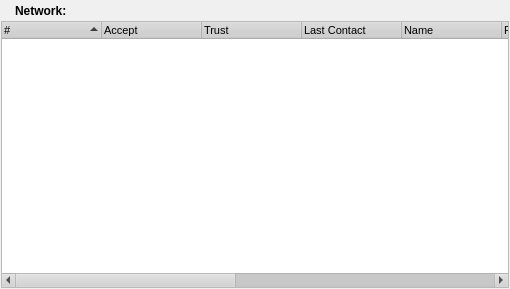
<ui version="4.0" >
 <class>ConnectionsDialog</class>
 <widget class="QWidget" name="ConnectionsDialog" >
  <property name="geometry" >
   <rect>
    <x>0</x>
    <y>0</y>
    <width>510</width>
    <height>289</height>
   </rect>
  </property>
  <property name="sizePolicy" >
   <sizepolicy>
    <hsizetype>7</hsizetype>
    <vsizetype>7</vsizetype>
    <horstretch>0</horstretch>
    <verstretch>0</verstretch>
   </sizepolicy>
  </property>
  <property name="palette" >
   <palette>
    <active>
     <colorrole role="WindowText" >
      <brush brushstyle="SolidPattern" >
       <color alpha="255" >
        <red>0</red>
        <green>0</green>
        <blue>0</blue>
       </color>
      </brush>
     </colorrole>
     <colorrole role="Button" >
      <brush brushstyle="SolidPattern" >
       <color alpha="255" >
        <red>208</red>
        <green>208</green>
        <blue>208</blue>
       </color>
      </brush>
     </colorrole>
     <colorrole role="Light" >
      <brush brushstyle="SolidPattern" >
       <color alpha="255" >
        <red>255</red>
        <green>255</green>
        <blue>255</blue>
       </color>
      </brush>
     </colorrole>
     <colorrole role="Midlight" >
      <brush brushstyle="SolidPattern" >
       <color alpha="255" >
        <red>247</red>
        <green>247</green>
        <blue>247</blue>
       </color>
      </brush>
     </colorrole>
     <colorrole role="Dark" >
      <brush brushstyle="SolidPattern" >
       <color alpha="255" >
        <red>104</red>
        <green>104</green>
        <blue>104</blue>
       </color>
      </brush>
     </colorrole>
     <colorrole role="Mid" >
      <brush brushstyle="SolidPattern" >
       <color alpha="255" >
        <red>139</red>
        <green>139</green>
        <blue>139</blue>
       </color>
      </brush>
     </colorrole>
     <colorrole role="Text" >
      <brush brushstyle="SolidPattern" >
       <color alpha="255" >
        <red>0</red>
        <green>0</green>
        <blue>0</blue>
       </color>
      </brush>
     </colorrole>
     <colorrole role="BrightText" >
      <brush brushstyle="SolidPattern" >
       <color alpha="255" >
        <red>255</red>
        <green>255</green>
        <blue>255</blue>
       </color>
      </brush>
     </colorrole>
     <colorrole role="ButtonText" >
      <brush brushstyle="SolidPattern" >
       <color alpha="255" >
        <red>0</red>
        <green>0</green>
        <blue>0</blue>
       </color>
      </brush>
     </colorrole>
     <colorrole role="Base" >
      <brush brushstyle="SolidPattern" >
       <color alpha="255" >
        <red>255</red>
        <green>255</green>
        <blue>255</blue>
       </color>
      </brush>
     </colorrole>
     <colorrole role="Window" >
      <brush brushstyle="SolidPattern" >
       <color alpha="255" >
        <red>240</red>
        <green>240</green>
        <blue>240</blue>
       </color>
      </brush>
     </colorrole>
     <colorrole role="Shadow" >
      <brush brushstyle="SolidPattern" >
       <color alpha="255" >
        <red>0</red>
        <green>0</green>
        <blue>0</blue>
       </color>
      </brush>
     </colorrole>
     <colorrole role="Highlight" >
      <brush brushstyle="SolidPattern" >
       <color alpha="255" >
        <red>0</red>
        <green>0</green>
        <blue>128</blue>
       </color>
      </brush>
     </colorrole>
     <colorrole role="HighlightedText" >
      <brush brushstyle="SolidPattern" >
       <color alpha="255" >
        <red>255</red>
        <green>255</green>
        <blue>255</blue>
       </color>
      </brush>
     </colorrole>
     <colorrole role="Link" >
      <brush brushstyle="SolidPattern" >
       <color alpha="255" >
        <red>0</red>
        <green>0</green>
        <blue>255</blue>
       </color>
      </brush>
     </colorrole>
     <colorrole role="LinkVisited" >
      <brush brushstyle="SolidPattern" >
       <color alpha="255" >
        <red>255</red>
        <green>0</green>
        <blue>255</blue>
       </color>
      </brush>
     </colorrole>
     <colorrole role="AlternateBase" >
      <brush brushstyle="SolidPattern" >
       <color alpha="255" >
        <red>231</red>
        <green>231</green>
        <blue>231</blue>
       </color>
      </brush>
     </colorrole>
    </active>
    <inactive>
     <colorrole role="WindowText" >
      <brush brushstyle="SolidPattern" >
       <color alpha="255" >
        <red>0</red>
        <green>0</green>
        <blue>0</blue>
       </color>
      </brush>
     </colorrole>
     <colorrole role="Button" >
      <brush brushstyle="SolidPattern" >
       <color alpha="255" >
        <red>208</red>
        <green>208</green>
        <blue>208</blue>
       </color>
      </brush>
     </colorrole>
     <colorrole role="Light" >
      <brush brushstyle="SolidPattern" >
       <color alpha="255" >
        <red>255</red>
        <green>255</green>
        <blue>255</blue>
       </color>
      </brush>
     </colorrole>
     <colorrole role="Midlight" >
      <brush brushstyle="SolidPattern" >
       <color alpha="255" >
        <red>247</red>
        <green>247</green>
        <blue>247</blue>
       </color>
      </brush>
     </colorrole>
     <colorrole role="Dark" >
      <brush brushstyle="SolidPattern" >
       <color alpha="255" >
        <red>104</red>
        <green>104</green>
        <blue>104</blue>
       </color>
      </brush>
     </colorrole>
     <colorrole role="Mid" >
      <brush brushstyle="SolidPattern" >
       <color alpha="255" >
        <red>139</red>
        <green>139</green>
        <blue>139</blue>
       </color>
      </brush>
     </colorrole>
     <colorrole role="Text" >
      <brush brushstyle="SolidPattern" >
       <color alpha="255" >
        <red>0</red>
        <green>0</green>
        <blue>0</blue>
       </color>
      </brush>
     </colorrole>
     <colorrole role="BrightText" >
      <brush brushstyle="SolidPattern" >
       <color alpha="255" >
        <red>255</red>
        <green>255</green>
        <blue>255</blue>
       </color>
      </brush>
     </colorrole>
     <colorrole role="ButtonText" >
      <brush brushstyle="SolidPattern" >
       <color alpha="255" >
        <red>0</red>
        <green>0</green>
        <blue>0</blue>
       </color>
      </brush>
     </colorrole>
     <colorrole role="Base" >
      <brush brushstyle="SolidPattern" >
       <color alpha="255" >
        <red>255</red>
        <green>255</green>
        <blue>255</blue>
       </color>
      </brush>
     </colorrole>
     <colorrole role="Window" >
      <brush brushstyle="SolidPattern" >
       <color alpha="255" >
        <red>240</red>
        <green>240</green>
        <blue>240</blue>
       </color>
      </brush>
     </colorrole>
     <colorrole role="Shadow" >
      <brush brushstyle="SolidPattern" >
       <color alpha="255" >
        <red>0</red>
        <green>0</green>
        <blue>0</blue>
       </color>
      </brush>
     </colorrole>
     <colorrole role="Highlight" >
      <brush brushstyle="SolidPattern" >
       <color alpha="255" >
        <red>192</red>
        <green>192</green>
        <blue>192</blue>
       </color>
      </brush>
     </colorrole>
     <colorrole role="HighlightedText" >
      <brush brushstyle="SolidPattern" >
       <color alpha="255" >
        <red>0</red>
        <green>0</green>
        <blue>0</blue>
       </color>
      </brush>
     </colorrole>
     <colorrole role="Link" >
      <brush brushstyle="SolidPattern" >
       <color alpha="255" >
        <red>0</red>
        <green>0</green>
        <blue>255</blue>
       </color>
      </brush>
     </colorrole>
     <colorrole role="LinkVisited" >
      <brush brushstyle="SolidPattern" >
       <color alpha="255" >
        <red>255</red>
        <green>0</green>
        <blue>255</blue>
       </color>
      </brush>
     </colorrole>
     <colorrole role="AlternateBase" >
      <brush brushstyle="SolidPattern" >
       <color alpha="255" >
        <red>231</red>
        <green>231</green>
        <blue>231</blue>
       </color>
      </brush>
     </colorrole>
    </inactive>
    <disabled>
     <colorrole role="WindowText" >
      <brush brushstyle="SolidPattern" >
       <color alpha="255" >
        <red>104</red>
        <green>104</green>
        <blue>104</blue>
       </color>
      </brush>
     </colorrole>
     <colorrole role="Button" >
      <brush brushstyle="SolidPattern" >
       <color alpha="255" >
        <red>208</red>
        <green>208</green>
        <blue>208</blue>
       </color>
      </brush>
     </colorrole>
     <colorrole role="Light" >
      <brush brushstyle="SolidPattern" >
       <color alpha="255" >
        <red>255</red>
        <green>255</green>
        <blue>255</blue>
       </color>
      </brush>
     </colorrole>
     <colorrole role="Midlight" >
      <brush brushstyle="SolidPattern" >
       <color alpha="255" >
        <red>247</red>
        <green>247</green>
        <blue>247</blue>
       </color>
      </brush>
     </colorrole>
     <colorrole role="Dark" >
      <brush brushstyle="SolidPattern" >
       <color alpha="255" >
        <red>104</red>
        <green>104</green>
        <blue>104</blue>
       </color>
      </brush>
     </colorrole>
     <colorrole role="Mid" >
      <brush brushstyle="SolidPattern" >
       <color alpha="255" >
        <red>139</red>
        <green>139</green>
        <blue>139</blue>
       </color>
      </brush>
     </colorrole>
     <colorrole role="Text" >
      <brush brushstyle="SolidPattern" >
       <color alpha="255" >
        <red>104</red>
        <green>104</green>
        <blue>104</blue>
       </color>
      </brush>
     </colorrole>
     <colorrole role="BrightText" >
      <brush brushstyle="SolidPattern" >
       <color alpha="255" >
        <red>255</red>
        <green>255</green>
        <blue>255</blue>
       </color>
      </brush>
     </colorrole>
     <colorrole role="ButtonText" >
      <brush brushstyle="SolidPattern" >
       <color alpha="255" >
        <red>104</red>
        <green>104</green>
        <blue>104</blue>
       </color>
      </brush>
     </colorrole>
     <colorrole role="Base" >
      <brush brushstyle="SolidPattern" >
       <color alpha="255" >
        <red>240</red>
        <green>240</green>
        <blue>240</blue>
       </color>
      </brush>
     </colorrole>
     <colorrole role="Window" >
      <brush brushstyle="SolidPattern" >
       <color alpha="255" >
        <red>240</red>
        <green>240</green>
        <blue>240</blue>
       </color>
      </brush>
     </colorrole>
     <colorrole role="Shadow" >
      <brush brushstyle="SolidPattern" >
       <color alpha="255" >
        <red>0</red>
        <green>0</green>
        <blue>0</blue>
       </color>
      </brush>
     </colorrole>
     <colorrole role="Highlight" >
      <brush brushstyle="SolidPattern" >
       <color alpha="255" >
        <red>0</red>
        <green>0</green>
        <blue>128</blue>
       </color>
      </brush>
     </colorrole>
     <colorrole role="HighlightedText" >
      <brush brushstyle="SolidPattern" >
       <color alpha="255" >
        <red>255</red>
        <green>255</green>
        <blue>255</blue>
       </color>
      </brush>
     </colorrole>
     <colorrole role="Link" >
      <brush brushstyle="SolidPattern" >
       <color alpha="255" >
        <red>0</red>
        <green>0</green>
        <blue>255</blue>
       </color>
      </brush>
     </colorrole>
     <colorrole role="LinkVisited" >
      <brush brushstyle="SolidPattern" >
       <color alpha="255" >
        <red>255</red>
        <green>0</green>
        <blue>255</blue>
       </color>
      </brush>
     </colorrole>
     <colorrole role="AlternateBase" >
      <brush brushstyle="SolidPattern" >
       <color alpha="255" >
        <red>231</red>
        <green>231</green>
        <blue>231</blue>
       </color>
      </brush>
     </colorrole>
    </disabled>
   </palette>
  </property>
  <property name="font" >
   <font>
    <family>Arial</family>
    <pointsize>10</pointsize>
    <weight>50</weight>
    <italic>false</italic>
    <bold>false</bold>
    <underline>false</underline>
    <strikeout>false</strikeout>
   </font>
  </property>
  <property name="mouseTracking" >
   <bool>true</bool>
  </property>
  <property name="contextMenuPolicy" >
   <enum>Qt::NoContextMenu</enum>
  </property>
  <layout class="QGridLayout" >
   <property name="margin" >
    <number>1</number>
   </property>
   <property name="spacing" >
    <number>1</number>
   </property>
   <item row="0" column="0" >
    <layout class="QGridLayout" >
     <property name="margin" >
      <number>0</number>
     </property>
     <property name="spacing" >
      <number>0</number>
     </property>
     <item row="0" column="0" >
      <layout class="QGridLayout" >
       <property name="margin" >
        <number>0</number>
       </property>
       <property name="spacing" >
        <number>6</number>
       </property>
       <item row="0" column="0" >
        <widget class="QLabel" name="label" >
         <property name="text" >
          <string/>
         </property>
         <property name="pixmap" >
          <pixmap resource="images.qrc" >:/images/network16.png</pixmap>
         </property>
        </widget>
       </item>
       <item row="0" column="1" >
        <widget class="QLabel" name="label_2" >
         <property name="text" >
          <string>&lt;html>&lt;head>&lt;meta name="qrichtext" content="1" />&lt;style type="text/css">
p, li { white-space: pre-wrap; }
&lt;/style>&lt;/head>&lt;body style=" font-family:'Arial'; font-size:10pt; font-weight:400; font-style:normal; text-decoration:none;">
&lt;p style=" margin-top:0px; margin-bottom:0px; margin-left:0px; margin-right:0px; -qt-block-indent:0; text-indent:0px;">&lt;span style=" font-size:9pt; font-weight:600;">Network:&lt;/span>&lt;/p>&lt;/body>&lt;/html></string>
         </property>
        </widget>
       </item>
       <item row="0" column="2" >
        <spacer>
         <property name="orientation" >
          <enum>Qt::Horizontal</enum>
         </property>
         <property name="sizeHint" >
          <size>
           <width>40</width>
           <height>20</height>
          </size>
         </property>
        </spacer>
       </item>
      </layout>
     </item>
     <item row="1" column="0" >
      <widget class="QTreeWidget" name="connecttreeWidget" >
       <property name="sizePolicy" >
        <sizepolicy>
         <hsizetype>7</hsizetype>
         <vsizetype>7</vsizetype>
         <horstretch>0</horstretch>
         <verstretch>0</verstretch>
        </sizepolicy>
       </property>
       <property name="font" >
        <font>
         <family>Arial</family>
         <pointsize>8</pointsize>
         <weight>50</weight>
         <italic>false</italic>
         <bold>false</bold>
         <underline>false</underline>
         <strikeout>false</strikeout>
        </font>
       </property>
       <property name="contextMenuPolicy" >
        <enum>Qt::CustomContextMenu</enum>
       </property>
       <property name="acceptDrops" >
        <bool>false</bool>
       </property>
       <property name="autoFillBackground" >
        <bool>false</bool>
       </property>
       <property name="lineWidth" >
        <number>0</number>
       </property>
       <property name="iconSize" >
        <size>
         <width>16</width>
         <height>16</height>
        </size>
       </property>
       <property name="sortingEnabled" >
        <bool>true</bool>
       </property>
       <column>
        <property name="text" >
         <string>#</string>
        </property>
       </column>
       <column>
        <property name="text" >
         <string>Accept</string>
        </property>
       </column>
       <column>
        <property name="text" >
         <string>Trust</string>
        </property>
       </column>
       <column>
        <property name="text" >
         <string>Last Contact</string>
        </property>
       </column>
       <column>
        <property name="text" >
         <string>Name</string>
        </property>
       </column>
       <column>
        <property name="text" >
         <string>Peer Address</string>
        </property>
       </column>
       <column>
        <property name="text" >
         <string>Organisation</string>
        </property>
       </column>
       <column>
        <property name="text" >
         <string>Location</string>
        </property>
       </column>
       <column>
        <property name="text" >
         <string>Country</string>
        </property>
       </column>
       <column>
        <property name="text" >
         <string>Cert Id</string>
        </property>
       </column>
       <column>
        <property name="text" >
         <string>Auth Code</string>
        </property>
       </column>
      </widget>
     </item>
    </layout>
   </item>
  </layout>
 </widget>
 <resources>
  <include location="images.qrc" />
 </resources>
 <connections/>
</ui>
